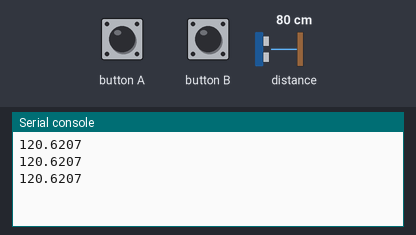
A program run on a simulated BBC micro:bit running MicroPython. On the bench: the last lines printed to the serial console. Inputs (shaded band) come from the test bench; at power-on: distance to the obstacle 80 cm. The echo pulse lasts 58.3 µs per cm.

Above: at 1.2 s.
1.3 s: distance to the obstacle set to 2 cm
At 1.9 s:
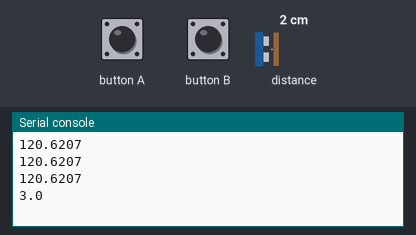
2.8 s: distance to the obstacle set to 4 cm
At 3.4 s:
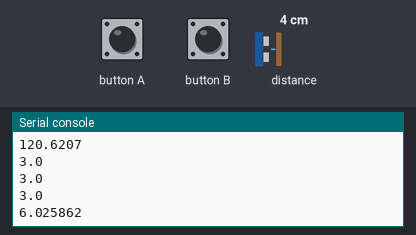
Timing chart, 0 to 5.8 s (numbered marks = the images above; inputs shaded):
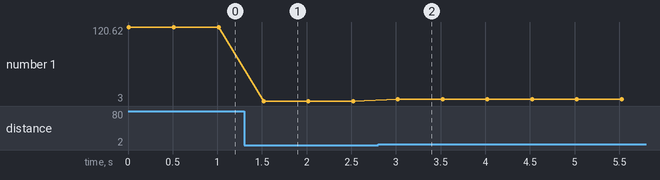

The program:

distance.py
```python
from microbit import *
from time import sleep_us
from machine import time_pulse_us


class DISTANCE(object):
    """基本描述

    HC_SR04超声波支持库，可以选择返回厘米和英尺

    Args:
        pin_trig (pin): Trig信号引脚
        pin_echo (pin): Echo信号引脚

    Returns:
        distance: 距离
    """

    def __init__(self, pin_d):
        self.__pin_e = pin_d
        self.__pin_t = pin_d

    def get_distance(self, unit=0):
        """基本描述

        读取距离值

        Args:
            unit (number): 检测距离单位 0 厘米 1 英尺

        Returns:
            distance: 距离
        """
        self.__pin_e.read_digital()
        self.__pin_t.write_digital(1)
        sleep_us(10)
        self.__pin_t.write_digital(0)
        ts = time_pulse_us(self.__pin_e, 1, 25000)

        distance = ts * 9 / 6 / 58
        if unit == 0:
            return distance
        elif unit == 1:
            return distance / 254


if __name__ == "__main__":
    dis = DISTANCE(pin8)
    while 1:
        print(dis.get_distance())
        sleep(500)
```

Measured:
- after the input at 1.3 s, the serial console: prints a new line after 0.22 s (image 1)
- after the input at 2.8 s, the serial console: prints a new line after 0.22 s (image 2)
- plotted number 1: 120.62 → 3 after the input at 1.3 s, 3 → 6.03 after the input at 2.8 s
